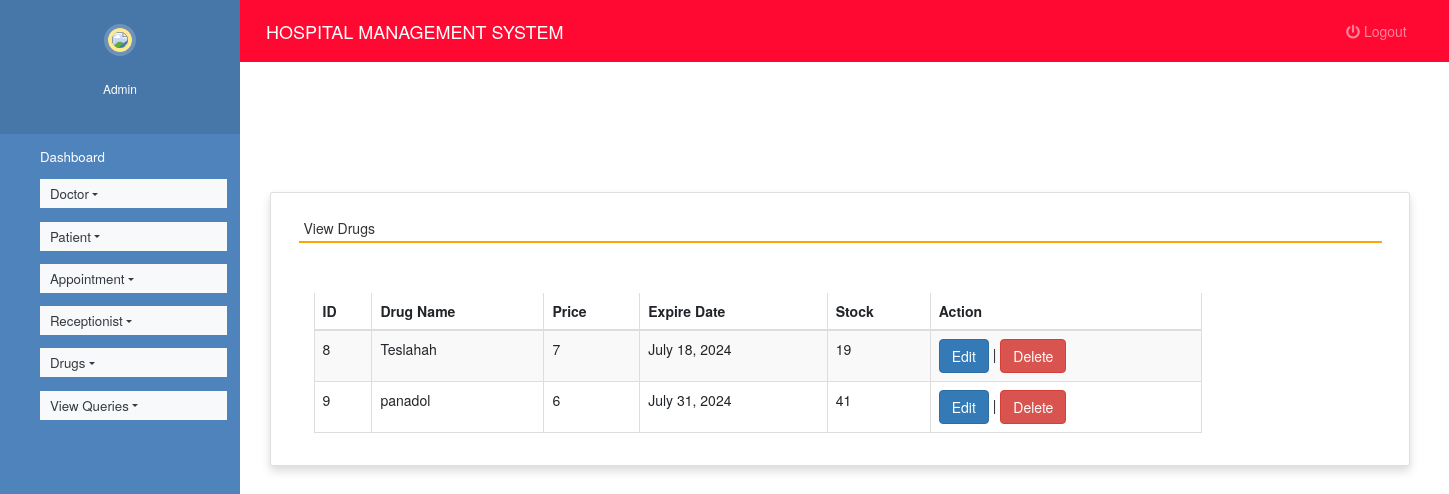
/view_drug, run on the app's committed database.
### hospitals/models.py (models this page shows, shortened)
class Drugs(models.Model):
    name = models.CharField(max_length=50)
    price = models.IntegerField()
    exp_date=models.DateField()
    stock=models.IntegerField()

### hospitals/views.py (the view)
# urls.py: path('view_drug',view_drug,name='view_drug'),
def view_drug(request):
    drug = Drugs.objects.all()
    return render(request,'view_drugs.html', {'drug':drug})

### hospitals/templates/view_drugs.html (shortened to what this page needs)
{% extends 'admin_nav.html' %}
{% load static %}
{% block content %}
<head>
 <link rel="stylesheet" href="https://maxcdn.bootstrapcdn.com/bootstrap/3.4.1/css/bootstrap.min.css">
  <link rel="stylesheet" href="https://cdnjs.cloudflare.com/ajax/libs/font-awesome/4.7.0/css/font-awesome.min.css">
  <link rel="stylesheet" href="https://use.fontawesome.com/releases/v5.6.3/css/all.css">
</head>
<br><br><br><br>
<div class="container card shadow m-5">
    <div class="card-body">
        <h5 class="p-2" style="border-bottom: 2px solid orange">View Drugs</h5>
		<div class="container mt-5">
			<div class="table-responsive">
		<table id="example" class="table table-striped table-bordered table-sm" style="width:80%">
			<thead>
				<tr>
					<th>ID</th>
					<th>Drug Name</th>
					<th>Price</th>
					<th>Expire Date</th>
                    <th>Stock</th>
                    <th>Action</th>
				</tr>
			</thead>
			<tbody>
            {% for i in drug %}
			<tr>
				<td>{{i.id}}</td>
				<td>{{i.name}}</td>
				<td>{{i.price}}</td>
				<td>{{i.exp_date}}</td>
                <td>{{i.stock}}</td>
				<td><a href="{% url 'edit_drug' i.id %}" class="btn btn-primary">Edit</a> |
				<a href="{% url 'delete_drug' i.id %}" onclick="return confirm('Are you ready to delete this record ?')" class="btn btn-danger">Delete</a></td>
			</tr>
			{% endfor %}
			</tbody>
		</table>
	</div>
	 </div>
	</div>
</div>
{% endblock content %}

### hospitals/static/style.css (style rules this page uses)
body { padding-left: 240px; }

### hospitals/templates/admin_nav.html (style rules this page uses)
a:link { text-decoration: none; }
a { color: white; }
body { padding-left: 240px; }

### data on the page
Drugs: id "8", name "Teslahah", price "7", exp_date "July 18, 2024", stock "19"
Drugs: id "9", name "panadol", price "6", exp_date "July 31, 2024", stock "41"
